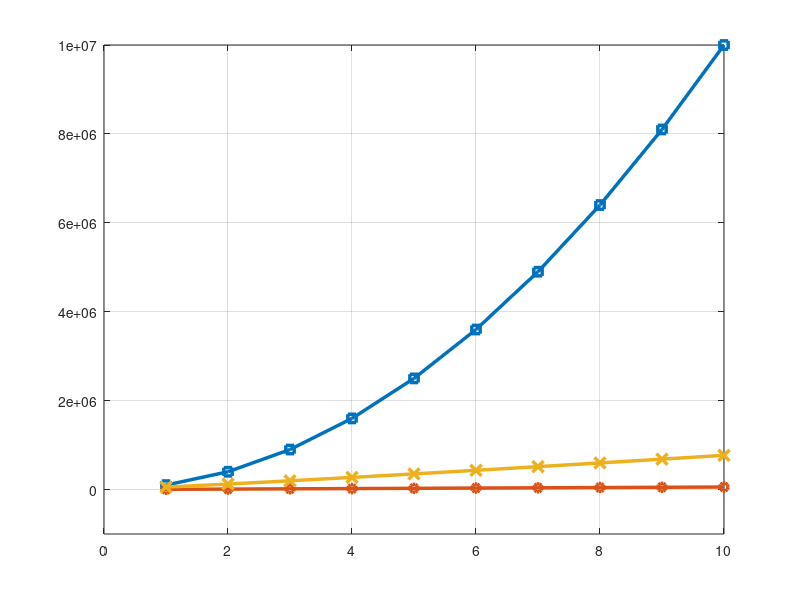

MATLAB code to generate this figure: (Note: this script raises an error after producing the figure.)
clear all; clc
r = 10;
s = 10;

alpha = [1:10];
M = 100*alpha;
W = 1000*alpha;

M1=[30,30,30,30,30,30,30,30,30,30];
R1=15;
M2 = M-M1; %for sparsity
R2 = floor(2.9*s*log10(1024/s)); % for sparsity

samp = M.*W;
%scatter(alpha,samp,'filled')
%grid on;
%Fit = polyfit(alpha,samp,2); % x = x data, y = y data, 1 = order of the polynomial i.e a straight line 
%scatter(alpha,samp,80,'filled')
%hold on
%plot(polyval(Fit,alpha),'LineWidth',2.5)
plot(alpha,samp,'-s','MarkerSize',6,'LineWidth',2.5)
hold on

samp1 = R1*M1 + R2.*M2
plot(alpha,samp1,'-o','MarkerSize',6,'LineWidth',2.5)
%Fit = polyfit(alpha,samp1,1)
%scatter(alpha,samp1,80,'filled')
%hold on
%plot(polyval(Fit,alpha),'LineWidth',2.5)
hold on

samp2 = r*((M+W).*log10(M.*W))
plot(alpha,samp2,'-x','MarkerSize',8,'LineWidth',2.5)
%Fit = polyfit(alpha,samp2,1)
%scatter(alpha,samp2,80,'filled')
%hold on
%plot(polyval(Fit,alpha),'LineWidth',2.5)
ylim([-1*10^6 10*10^6])
grid on
%scatter(alpha,samp2,'filled')
ax = gca;
ax.XAxis.FontSize = 11;
ax.YAxis.FontSize = 11;

title({'$$  M=30 \alpha, W=1024 \alpha, S=10, R=10, M_1=20$$','$$\Omega=15, \Delta=60$$'},'fontsize',15,'interpreter','latex')
xlabel( '${\alpha}$','fontsize',24,'interpreter','latex')
ylabel('$T$','fontsize',24,'interpreter','latex')%('Sampling Rate (\Omega M_1 + \Delta M_2)','fontsize',18)

h = legend('Nyquisit Rate','Sparse and Low Rank','Low Rank','Location', 'Best');
h.FontSize = 16;



%a = get(gca,'XTickLabel');
%set(gca,'XTickLabel',a,'FontName','Times','fontsize',10)
%set(gca,'XTickLabel',a, 'FontSize',16)
%set(gca,'FontSize',20)